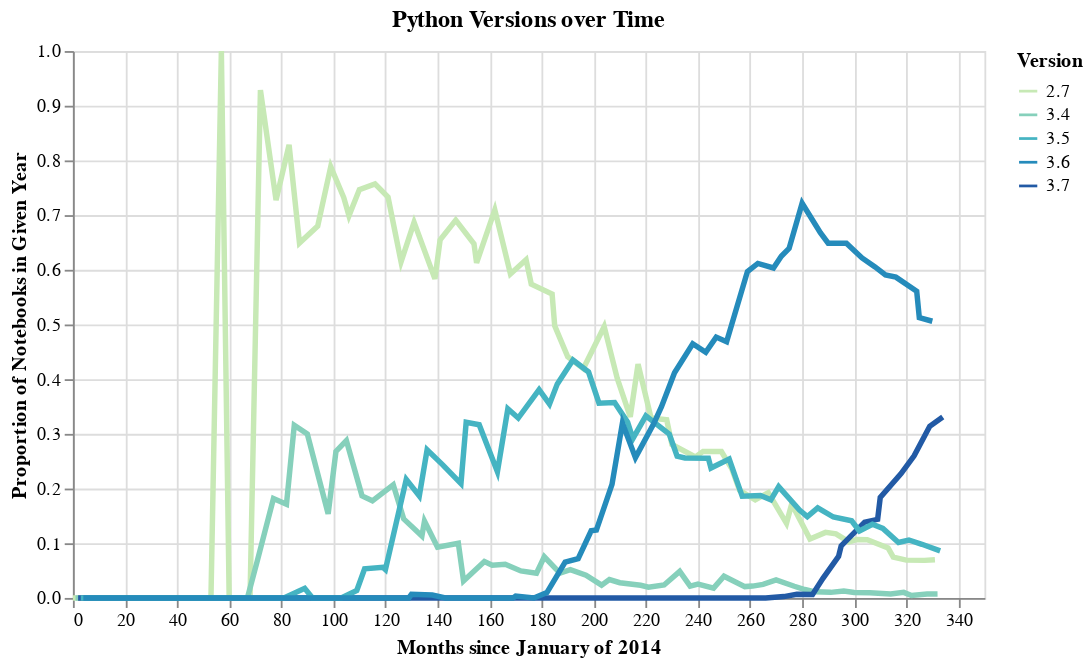

This figure's notebook cell:
### Code cell
alt.Chart(monthly_counts, width = 500, title = "Python Versions over Time").mark_line(strokeWidth=3).encode(
    alt.X('order', title='Months since '+first),
    alt.Y('prop', title='Proportion of Notebooks in Given Year'),
    alt.Color('version:O', scale=alt.Scale(scheme='yellowgreenblue'), title = 'Version')
)

### Figure 1 — Vega-Lite specification as saved in the notebook (floating-point values rounded to 4 significant figures; data arrays with more than 128 entries replaced by an {"elided": "..."} marker saying what was removed)
{"$schema": "https://vega.github.io/schema/vega-lite/v3.3.0.json", "config": {"mark": {"tooltip": null}, "view": {"height": 300, "width": 400}}, "data": {"name": "data-e10f134582678f2ebe4a6274600b34c0"}, "datasets": {"data-e10f134582678f2ebe4a6274600b34c0": {"elided": "335 records"}}, "encoding": {"color": {"field": "version", "scale": {"scheme": "yellowgreenblue"}, "title": "Version", "type": "ordinal"}, "x": {"field": "order", "title": "Months since January of 2014", "type": "quantitative"}, "y": {"field": "prop", "title": "Proportion of Notebooks in Given Year", "type": "quantitative"}}, "mark": {"strokeWidth": 3, "type": "line"}, "title": "Python Versions over Time", "width": 500}
